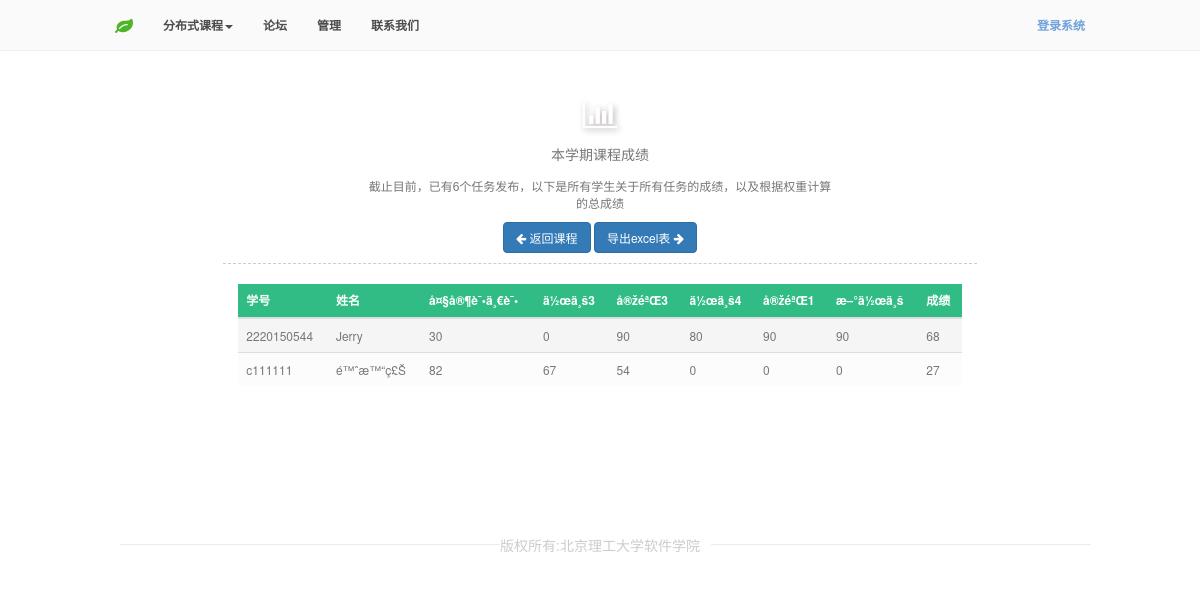
The page /HQDC/grade.php on the database its author committed.
### tables this page shows
CREATE TABLE IF NOT EXISTS `student` (
  `id` int(11) NOT NULL AUTO_INCREMENT COMMENT 'å¤–é”®',
  `phone` char(11) NOT NULL COMMENT 'æ‰‹æœºå�·ç �',
  `email` varchar(30) NOT NULL COMMENT 'é‚®ç®±åœ°å�€',
  `user` int(11) NOT NULL,
  `user_id` int(10) NOT NULL,
  PRIMARY KEY (`id`)
);

CREATE TABLE IF NOT EXISTS `user` (
  `id` int(11) NOT NULL AUTO_INCREMENT,
  `username` varchar(32) NOT NULL,
  `password` varbinary(64) NOT NULL,
  `salt` varbinary(32) NOT NULL,
  `name` varchar(50) NOT NULL,
  `joined` datetime NOT NULL,
  `portraits` varchar(255) NOT NULL,
  `group` char(1) NOT NULL,
  `sex` char(1) NOT NULL,
  PRIMARY KEY (`id`)
);

CREATE TABLE IF NOT EXISTS `task` (
  `id` int(11) NOT NULL AUTO_INCREMENT COMMENT 'ä¸»é”®',
  `teacher_id` varchar(11) NOT NULL COMMENT 'å¤–é”®',
  `title` varchar(30) NOT NULL COMMENT 'ä»»åŠ¡çš„æ ‡é¢˜',
  `context` varchar(300) NOT NULL COMMENT 'ä»»åŠ¡çš„å†…å®¹',
  `start_time` timestamp NULL DEFAULT CURRENT_TIMESTAMP COMMENT 'ä»»åŠ¡çš„å¼€å§‹æ—¶é—´',
  `end_time` int(11) DEFAULT NULL COMMENT 'ä»»åŠ¡çš„ç»“æ�Ÿæ—¶é—´',
  `type` char(1) NOT NULL COMMENT 'Hè¡¨ç¤ºä½œä¸šï¼ŒEè¡¨ç¤ºå®žéªŒ',
  `importance` int(10) NOT NULL,
  PRIMARY KEY (`id`)
);

CREATE TABLE IF NOT EXISTS `task_submit` (
  `id` int(10) NOT NULL AUTO_INCREMENT,
  `task_id` int(10) NOT NULL,
  `user_id` int(10) NOT NULL,
  `file_link` text NOT NULL,
  `score` int(10) NOT NULL COMMENT 'åˆ†æ•°',
  PRIMARY KEY (`id`),
  UNIQUE KEY `task_id` (`task_id`,`user_id`)
);

### HQDC/class/DB.php (called while the page is built, shortened)
<?php
class DB{
	private static $_instance = null;
	private $_results,
	        $_pdo,
		    $_query,
		    $_error = false,
		    $_count = 0;
	private function __construct(){
		try{
		   $this->_pdo = new  PDO('mysql:host=' . Config::get('mysql/host') . ';dbname=' . Config::get('mysql/db') ,Config::get('mysql/username'), Config::get('mysql/password'));
           $this->_pdo ->exec("SET names UTF8");
		}catch(PDOException $e){
			die($e->getMessage());
		}
	}
	public static function getInstance(){
		if(isset(self::$_instance)===false){
			self::$_instance = new DB();
		}
		return self::$_instance;
	}
	public function query($sql, $params = array()){
		$this -> _error = false;
		$this -> _count = 0;
		if($this-> _query = $this -> _pdo->prepare($sql)) {
			$x=1;
			if(count($params)){
				foreach ($params as $param) {
					$this -> _query ->bindValue($x, $param);
					$x++;
				}
			}
			if($this -> _query -> execute()){
				$this-> _results = $this-> _query->fetchAll(PDO::FETCH_OBJ);
				$this -> _count = $this -> _query -> rowCount();
			}else{
				$this -> _error = true;
			}
		}
		return $this;
	}
	public function action($action, $table, $where = array()){
		if(count($where)===3){
			$operators = array('=','>','<','>=','<=','like');
			$field        =  $where[0];
			$operator   =  $where[1];
			$value      =  $where[2];
			if(in_array($operator, $operators)){
				$sql = "{$action} from {$table} where {$field} {$operator} ?";
				if(!$this -> query ($sql , array($value))->error()){
					return $this;
				}
			}
		}
		else if(count($where)===7){
			$operators = array('=','>','<','>=','<=');
			$connectors = array('and','or');
			$field        =  array($where[0],$where[4]);
			$operator = array($where[1],$where[5]);
			$value = array($where[2],$where[6]);
			$connector = $where[3];
			if(in_array($connector,$connectors)&&in_array($operator[0], $operators)&&in_array($operator[1], $operators)){
				$sql = "{$action} from {$table} where {$field[0]} {$operator[0]} ? {$connector} {$field[1]} {$operator[1]} ?";
				if(!$this -> query ($sql , $value)->error()){
					return $this;
				}
			}
		}
		return false;
	}
	public function get($table,$where = ''){
		return $this -> action('select * ', $table ,$where);
	}
	public function error(){
		return $this -> _error;
	}
	public function count(){
		return $this -> _count;
	}
	public function results(){
		return $this -> _results;
	}
	public function first(){
		return $this -> _results[0];
	}
}

### HQDC/class/DBTask.php (called while the page is built, shortened)
<?php
class DBTask extends DBTable
{
	function __construct()
	{
		$this->_tablename='task';
	}
}
?>

### HQDC/class/DBTable.php (called while the page is built, shortened)
<?php
class DBTable{
	protected $_db,
	        $_data,
	        $_tablename;
	function __construct()
	{
	    $this->_db = DB::getInstance();
	}
	public function findAll()
	{
		$sql="select * from ".$this->_tablename;
		$data = $this->_db->query($sql, null);
        if ($data != false && $data->count()) {
            return $data->results();
        }
        else return false;
	}
}
?>

### HQDC/class/Config.php (called while the page is built)
<?php
class Config{
	public static function get ($path = null){
		if($path){
			$config = $GLOBALS['config'];
			$path = explode('/', $path);
			foreach ($path as $bit) {
				if(isset($config[$bit])){
					$config = $config[$bit];
				}
			}
			return $config;
		}
		return false;
	}
}

### HQDC/class/DBStudent.php (called while the page is built, shortened)
<?php
class DBStudent extends DBTable
{
	function __construct()
	{
		$this->_tablename='student';
	}
}
?>

### HQDC/class/User.php (called while the page is built, shortened)
<?php
        class User {
            protected $_db,
                    $_data,
                    $_sessionName,
                    $_cookieName,
                    $_tableName,
                    $_isLoggedIn;
            public function __construct($user = null) {
                $this->_db = DB::getInstance();
            }
            public function find($user = null) {
                if ($user) {
                    $field = (is_numeric($user)) ? 'id' : 'username';
                    $data = $this->_db->get('user', array($field, '=', $user));
                    if ($data->count()) {
                        $this->_data = $data->first();
                        return $this;
                    }
                }
                return false;
            }
            public function data() {
                return $this->_data;
            }
        }

### HQDC/class/TaskSubmit.php (called while the page is built, shortened)
<?php
class TaskSubmit {
    private $_db,
            $_tableName,
            $_data,
            $_result;
    public function __construct() {
        $this->_db = DB::getInstance();
    }
    public function findWithUserAndTask($userId,$taskId){
        $data = $this->_db->action('select *','task_submit',array('user_id','=',$userId,'and','task_id','=',$taskId));
        if($data->count()){
            return $data->first();
        }
        else return false;
    }
}
?>

### HQDC/grade.php (the view, shortened to what this page needs)
<?php
include 'includes/header.php';
?>
<?php
$task = new DBTask();
$taskAll = $task->findAll();
$taskSubmit = new TaskSubmit();
$student = new DBStudent();
$stu = $student->findAll();
?>
<link rel="stylesheet" type="text/css" href="css/table/component.css">
<link rel="stylesheet" type="text/css" href="css/grade.css">
<div class="main row">
    <div class="box col-md-8 col-md-offset-2 center">
    <i class="logo fa fa-bar-chart fa-animate"></i>
    <div class="task-box row">
        <div class="col-md-8 col-md-offset-2">
            <h4>本学期课程成绩</h4>
            <p>截止目前，已有<?php echo count($taskAll)?>个任务发布，以下是所有学生关于所有任务的成绩，以及根据权重计算的总成绩</p>
            <p>
             <a class="save btn btn-primary" href="course.php"><i class="fa fa-arrow-left"></i> 返回课程</a>
             <a class=" btn btn-primary" href="#"> 导出excel表 <i class="fa fa-arrow-right"></i></a>
             </p>
        </div>
    </div>
        <table class="table">
            <thead>
                <tr>
                    <th>学号</th>
                    <th>姓名</th>
                    <?php foreach ($taskAll as $key=>$value){
                        echo "<th>{$value->title}</th>\n";
                    }?>
                    <th>成绩</th>
                </tr>
            </thead>
            <tbody>
            <?php foreach ($stu as $key1=>$value1){
            ?>
                <tr>
                    <?php
                    $u1 = $user->find($value1->user_id);
                    if($u1){
                     echo "<td>{$u1->data()->username}</td>";
                     echo "<td>{$u1->data()->name}</td>";
                     $totalGrade = 0;
                     $totalImportance = 0;
                     foreach ($taskAll as $key=>$value){
                        $imp = $value->importance;
                        $totalImportance+=$imp;
                     }
                     if($totalImportance!=0){
                        foreach ($taskAll as $key=>$value){
                          $imp = $value->importance;
                          $taskS = $taskSubmit->findWithUserAndTask($value1->user_id, $value->id);
                          $grade = 0;
                          if($taskS){
                            $grade = $taskS->score;
                          }
                          $totalGrade+=($grade*$imp/$totalImportance);
                          echo "<td>{$grade}</td>\n";
                        }
                        $totalGrade = intval($totalGrade);
                     }
                    echo "<td>{$totalGrade}</td>";
                  }
                    ?>
                </tr>
               <?php }?>
            </tbody>
        </table>
    </div>
</div>
<?php
include "includes/footer.php";
?>

### HQDC/css/custom.css (style rules this page uses)
* { font-family: "微软雅黑"; font-family: "Helvetica Neue", Helvetica, Arial, sans-serif; font-weight: normal; margin:0; padding:0; }
html,body { margin: 0 !important; padding: 0 !important; position: relative; overflow-x: hidden; color:#777; }
.main { margin-top: 100px; min-height: 400px; }
html, body, div, span, object, iframe, p, blockquote, pre, a, abbr, acronym, address, big, cite, code, del, dfn, em, img, ins, kbd, q, s, samp, small, strike, strong, sub, sup, tt, var, b, u, i, center, dl, dt, dd, ol, ul, li, fieldset, form, label, legend, table, caption, tbody, tfoot, thead, tr, th, td, article, aside, canvas, details, embed, figure, figcaption, footer, header, hgroup, menu, nav, output, ruby, section, summary, time, mark, audio, video, h1, h2, h3, h4, h5, h6 { margin: 0; padding: 0; border: 0; outline: 0; font-size: 100%; vertical-align: baseline; background: transparent; }
.center, .align-center { text-align:center; }
.btn { font-size: 12px; }
.fa-animate { -webkit-animation: pulse 0.6s infinite alternate; animation: pulse 0.6s infinite alternate; }

### HQDC/css/table/component.css (style rules this page uses)
table { border-collapse: collapse; margin-bottom: 3em; width: 100%; background: #fcfcfc; }
td, th { padding: 0.75em 1.5em; text-align: left; }
th { background-color: #31bc86; font-weight: bold; color: #fff; white-space: nowrap; }
tbody tr:nth-child(2n-1) { background-color: #f5f5f5; transition: all .125s ease-in-out; }
.sticky-wrap td, .sticky-wrap th { box-sizing: border-box; }

### HQDC/css/grade.css (style rules this page uses)
.main .box .table { font-size:12px; }
.main { margin-top: 50px; padding: 50px; }
.task-box p { font-size: 12px; margin-top: 10px; }
.task-box { border-bottom: 1px dashed #ccc; padding-bottom: 10px; }
.box i.fa.logo { font-size: 30px; color: #FFFFFF; text-shadow: 2px 2px 6px #BAB3B3; }
.box h4 { font-size: 14px; margin: 15px; }

### rows shown on the page
student: user.username "2220150544", user.name "Jerry", totalGrade "68"
task: task_submit.score "30", task_submit.score "82"
task: task_submit.score "0", task_submit.score "67"
task: task_submit.score "90", task_submit.score "54"
task: task_submit.score "80", grade "0"
task: task_submit.score "90", grade "0"
task: task_submit.score "90", grade "0"
student: user.username "c111111", user.name "é™ˆæ™“ç£Š", totalGrade "27"

### other values the page prints
count($taskAll) "6"
